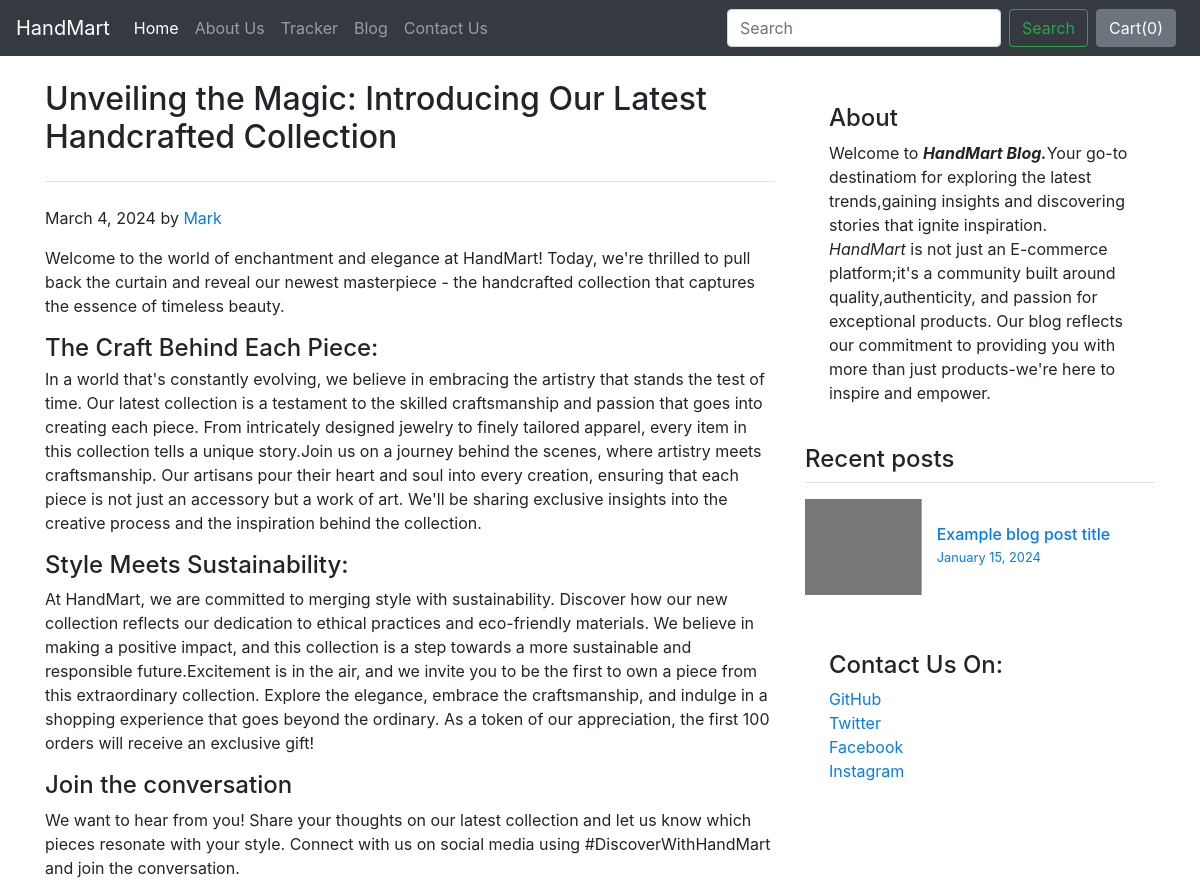
The page /blog/blogpost/1 on the database its author committed.
### blog/models.py (models this page shows)
class Blogpost(models.Model):
    post_id = models.AutoField(primary_key=True)
    title = models.CharField(max_length=500)
    ctitle = models.CharField(max_length=5000, default="")
    head0 = models.CharField(max_length=500, default="")
    chead0 = models.CharField(max_length=5000, default="")
    head1 = models.CharField(max_length=500, default="")
    chead1 = models.CharField(max_length=5000, default="")
    head2 = models.CharField(max_length=500, default="")
    chead2 = models.CharField(max_length=5000, default="")
    pub_date = models.DateField()
    thumbnail = models.ImageField(upload_to='shop/images', default="")
    def __str__(self):
        return self.title

### blog/views.py (the view)
# urls.py: path('blogpost/<int:id>', views.blogpost, name="blogPost"),
def blogpost(request, id):
    post = Blogpost.objects.filter(post_id=id)[0]
    print(post)
    return render(request, 'blog/blogpost.html', {'post':post})

### blog/templates/blog/blogpost.html (shortened to what this page needs)
{% extends 'blog/basic.html' %}
{% block body %}
<div class="container">
    <div class="row g-5 mt-4">
        <div class="col-md-8">
            <h2 class="pb-4 mb-4 fst-italic border-bottom">
                {{post.title}}
            </h2>
            <p class="blog-post-meta">{{post.pub_date}} by <a href="#">Mark</a>
            </p>
            <p>{{post.ctitle}}</p>
            <h4 class="display-5 link-body-emphasis mb-1">{{post.head0}}</h4>
            <p>{{post.chead0}}</p>
            <h4>{{post.head1}}</h4>
            <p>{{post.chead1}}</p>
            <h4>{{post.head2}}</h4>
            <p>{{post.chead2}}</p>
        </div>
        <div class="col-md-4">
            <div class="position-sticky" style="top: 2rem;">
                <div class="p-4 mb-3 bg-body-tertiary rounded">
                    <h4 class="fst-italic">About</h4>
                    <p class="mb-0">Welcome to <strong><em>HandMart Blog.</em></strong>Your go-to destinatiom for
                        exploring the latest trends,gaining insights and discovering stories that ignite
                        inspiration.<br><em>HandMart</em> is not just an E-commerce platform;it's a community built
                        around quality,authenticity, and passion for exceptional products. Our blog reflects our
                        commitment to providing you with more than just products-we're here to inspire and empower.</p>
                </div>
                <div>
                    <h4 class="fst-italic">Recent posts</h4>
                    <ul class="list-unstyled">
                        <li>
                            <a class="d-flex flex-column flex-lg-row gap-3 align-items-start align-items-lg-center py-3 link-body-emphasis text-decoration-none border-top"
                               href="#">
                                <svg class="bd-placeholder-img" width="100%" height="96"
                                     xmlns="http://www.w3.org/2000/svg" aria-hidden="true"
                                     preserveAspectRatio="xMidYMid slice" focusable="false">
                                    <rect width="100%" height="100%" fill="#777"></rect>
                                </svg>
                                <div class="col-lg-8">
                                    <h6 class="mb-0">Example blog post title</h6>
                                    <small class="text-body-secondary">January 15, 2024</small>
                                </div>
                            </a>
                        </li>
                    </ul>
                </div>
                <div class="p-4">
                    <h4 class="fst-italic">Contact Us On:</h4>
                    <ol class="list-unstyled">
                        <li><a href="#">GitHub</a></li>
                        <li><a href="#">Twitter</a></li>
                        <li><a href="#">Facebook</a></li>
                        <li><a href="#">Instagram</a></li>
                    </ol>
                </div>
            </div>
        </div>
    </div>
</div>
{% endblock %}

### rows shown on the page
Blogpost: title "Unveiling the Magic: Introducing Our Latest Handcrafted Collection", pub_date "March 4, 2024", ctitle "Welcome to the world of enchantment and elegance at HandMart! Today, we're thrilled to pull back the curtain and reveal our newest masterpiece - the handcrafted collection that captures the essence of timeless beauty.", head0 "The Craft Behind Each Piece:", chead0 "In a world that's constantly evolving, we believe in embracing the artistry that stands the test of time. Our latest collection is a testament to the skilled craftsmanship and passion that goes into creating each piece. From intricately designed jewelry to finely tailored apparel, every item in this collection tells a unique story.Join us on a journey behind the scenes, where artistry meets craftsmanship. Our artisans pour their heart and soul into every creation, ensuring that each piece is not just an accessory but a work of art. We'll be sharing exclusive insights into the creative process and the inspiration behind the collection.", head1 "Style Meets Sustainability:", chead1 "At HandMart, we are committed to merging style with sustainability. Discover how our new collection reflects our dedication to ethical practices and eco-friendly materials. We believe in making a positive impact, and this collection is a step towards a more sustainable and responsible future.Excitement is in the air, and we invite you to be the first to own a piece from this extraordinary collection. Explore the elegance, embrace the craftsmanship, and indulge in a shopping experience that goes beyond the ordinary. As a token of our appreciation, the first 100 orders will receive an exclusive gift!", head2 "Join the conversation", chead2 "We want to hear from you! Share your thoughts on our latest collection and let us know which pieces resonate with your style. Connect with us on social media using #DiscoverWithHandMart and join the conversation."
